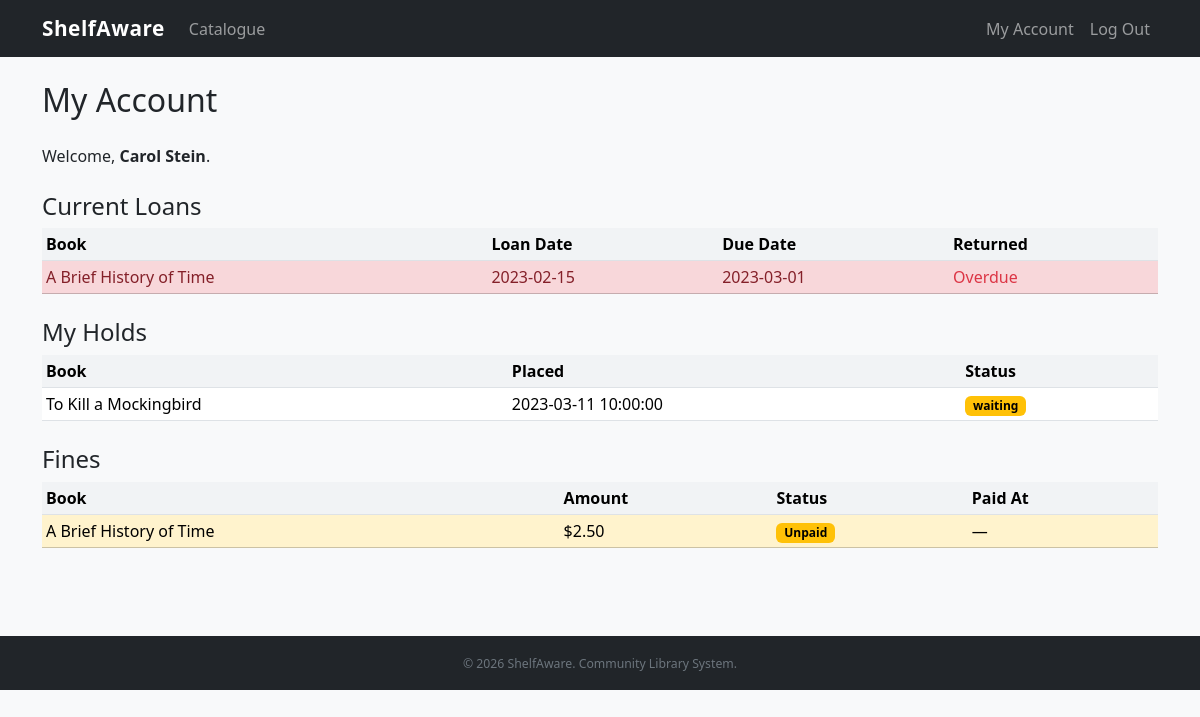
Page /my_account.php (signed in) on the committed database.
### tables this page shows
CREATE TABLE IF NOT EXISTS loan (
    Loan_id INT PRIMARY KEY AUTO_INCREMENT,
    Book_id INT NOT NULL,
    Member_id INT NOT NULL,
    LoanDate DATE NOT NULL,
    DueDate DATE NOT NULL,
    ReturnDate DATE NULL,
    renewals TINYINT NOT NULL DEFAULT 0,
    CONSTRAINT fk_loan_book FOREIGN KEY (Book_id) REFERENCES book(Book_id),
    CONSTRAINT fk_loan_member FOREIGN KEY (Member_id) REFERENCES member(Member_id)
);

CREATE TABLE IF NOT EXISTS book (
    Book_id INT PRIMARY KEY AUTO_INCREMENT,
    Title VARCHAR(200) NOT NULL,
    Author VARCHAR(150) NOT NULL,
    ISBN VARCHAR(20),
    Category_id INT NOT NULL,
    CopiesTotal INT NOT NULL DEFAULT 1,
    CopiesAvailable INT NOT NULL DEFAULT 1,
    Year INT,
    CONSTRAINT fk_book_category FOREIGN KEY (Category_id) REFERENCES category(Category_id)
);

CREATE TABLE IF NOT EXISTS hold (
    Hold_id INT PRIMARY KEY AUTO_INCREMENT,
    Book_id INT NOT NULL,
    Member_id INT NOT NULL,
    PlacedAt DATETIME NOT NULL,
    Status ENUM('waiting','ready','cancelled') NOT NULL DEFAULT 'waiting',
    CONSTRAINT fk_hold_book FOREIGN KEY (Book_id) REFERENCES book(Book_id),
    CONSTRAINT fk_hold_member FOREIGN KEY (Member_id) REFERENCES member(Member_id)
);

CREATE TABLE IF NOT EXISTS fine (
    Fine_id INT PRIMARY KEY AUTO_INCREMENT,
    Loan_id INT NOT NULL,
    Amount DECIMAL(8,2) NOT NULL,
    Paid TINYINT(1) NOT NULL DEFAULT 0,
    PaidAt DATETIME NULL,
    CollectedBy INT NULL,
    CONSTRAINT fk_fine_loan FOREIGN KEY (Loan_id) REFERENCES loan(Loan_id),
    CONSTRAINT fk_fine_staff FOREIGN KEY (CollectedBy) REFERENCES staff(Staff_id)
);

### helpers.php (called while the page is built, shortened)
<?php
function e(mixed $s): string
{
    return htmlspecialchars((string)$s, ENT_QUOTES | ENT_SUBSTITUTE, 'UTF-8');
}

### my_account.php (the view, shortened to what this page needs)
<?php
require_once __DIR__ . '/helpers.php';
$pdo = get_pdo();
$mid = (int)$_SESSION['member_id'];
$stmt = $pdo->prepare("SELECT l.*, b.Title FROM loan l JOIN book b ON l.Book_id = b.Book_id WHERE l.Member_id = ? ORDER BY l.LoanDate DESC");
$stmt->execute([$mid]);
$loans = $stmt->fetchAll();
$stmt = $pdo->prepare("SELECT h.*, b.Title FROM hold h JOIN book b ON h.Book_id = b.Book_id WHERE h.Member_id = ? ORDER BY h.PlacedAt DESC");
$stmt->execute([$mid]);
$holds = $stmt->fetchAll();
$stmt = $pdo->prepare("SELECT f.*, b.Title FROM fine f JOIN loan l ON f.Loan_id = l.Loan_id JOIN book b ON l.Book_id = b.Book_id WHERE l.Member_id = ? ORDER BY f.Fine_id DESC");
$stmt->execute([$mid]);
$fines = $stmt->fetchAll();
require __DIR__ . '/partials/header.php';
?>
<h2 class="mb-4">My Account</h2>
<p>Welcome, <strong><?= e($_SESSION['member_name']) ?></strong>.</p>
<h4 class="mt-4">Current Loans</h4>
<?php if (empty($loans)): ?>
<p class="text-muted">No loans on record.</p>
<?php else: ?>
<table class="table table-sm table-hover">
    <thead><tr><th>Book</th><th>Loan Date</th><th>Due Date</th><th>Returned</th></tr></thead>
    <tbody>
    <?php foreach ($loans as $l): ?>
    <?php $overdue = !$l['ReturnDate'] && strtotime($l['DueDate']) < time(); ?>
    <tr class="<?= $overdue ? 'table-danger' : '' ?>">
        <td><?= e($l['Title']) ?></td>
        <td><?= e($l['LoanDate']) ?></td>
        <td><?= e($l['DueDate']) ?></td>
        <td><?= $l['ReturnDate'] ? e($l['ReturnDate']) : ($overdue ? '<span class="text-danger">Overdue</span>' : 'Active') ?></td>
    </tr>
    <?php endforeach; ?>
    </tbody>
</table>
<?php endif; ?>
<h4 class="mt-4">My Holds</h4>
<?php if (empty($holds)): ?>
<p class="text-muted">No holds placed.</p>
<?php else: ?>
<table class="table table-sm">
    <thead><tr><th>Book</th><th>Placed</th><th>Status</th></tr></thead>
    <tbody>
    <?php foreach ($holds as $h): ?>
    <tr>
        <td><?= e($h['Title']) ?></td>
        <td><?= e($h['PlacedAt']) ?></td>
        <td>
            <?php $badge = match($h['Status']) {
                'waiting'   => 'bg-warning text-dark',
                'ready'     => 'bg-success',
                'cancelled' => 'bg-secondary',
            }; ?>
            <span class="badge <?= $badge ?>"><?= e($h['Status']) ?></span>
        </td>
    </tr>
    <?php endforeach; ?>
    </tbody>
</table>
<?php endif; ?>
<h4 class="mt-4">Fines</h4>
<?php if (empty($fines)): ?>
<p class="text-muted">No fines.</p>
<?php else: ?>
<table class="table table-sm">
    <thead><tr><th>Book</th><th>Amount</th><th>Status</th><th>Paid At</th></tr></thead>
    <tbody>
    <?php foreach ($fines as $f): ?>
    <tr class="<?= !$f['Paid'] ? 'table-warning' : '' ?>">
        <td><?= e($f['Title']) ?></td>
        <td>$<?= number_format((float)$f['Amount'], 2) ?></td>
        <td><?= $f['Paid'] ? '<span class="badge bg-success">Paid</span>' : '<span class="badge bg-warning text-dark">Unpaid</span>' ?></td>
        <td><?= $f['PaidAt'] ? e($f['PaidAt']) : '—' ?></td>
    </tr>
    <?php endforeach; ?>
    </tbody>
</table>
<?php endif; ?>
<?php require __DIR__ . '/partials/footer.php'; ?>

### styles.css (style rules this page uses)
body { background-color: #f8f9fa; }
.overdue-row, tr.table-danger td { color: #842029; font-weight: 500; }
.badge.bg-warning { color: #000 !important; }
.table th { font-weight: 600; background-color: #f1f3f5; }

### rows in the picture
loan: Book.Title "A Brief History of Time", LoanDate "2023-02-15", DueDate "2023-03-01", shows "Overdue"
hold: Book.Title "To Kill a Mockingbird", PlacedAt "2023-03-11 10:00:00", Status "waiting"
fine: book.Title "A Brief History of Time", Amount "2.50", Paid "Unpaid"

### other values in the picture
APP_NAME "ShelfAware"
$_SESSION['member_name'] "Carol Stein"
